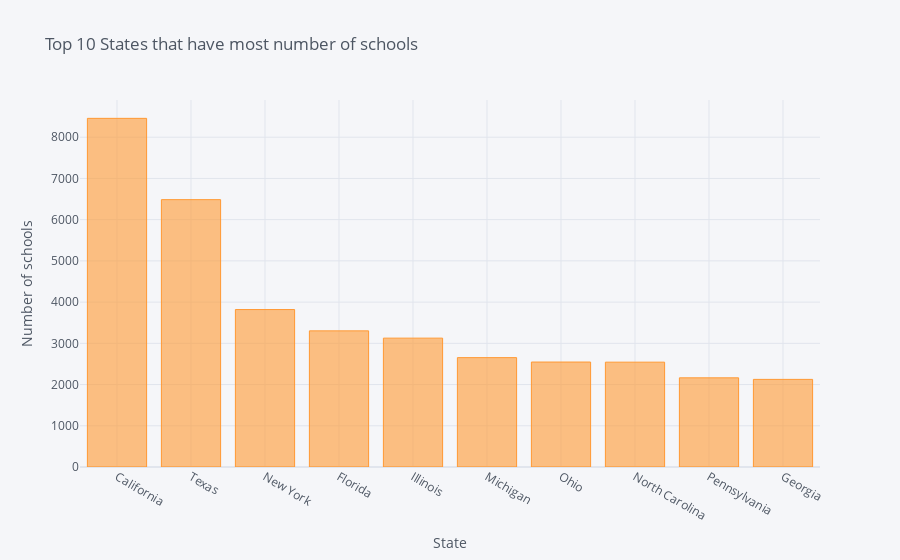

Notebook code for this chart:
### Code cell
a.iplot(kind="bar",xTitle="State",yTitle="Number of schools",title="Top 10 States that have most number of schools ")

### Figure 1 — Plotly figure (JSON) as saved in the notebook; plotly's stock layout.template omitted (floating-point values rounded to 4 significant figures)
{"data": [{"marker": {"color": "rgba(255, 153, 51, 0.6)", "line": {"color": "rgba(255, 153, 51, 1.0)", "width": 1}}, "name": "School State", "orientation": "v", "text": "", "type": "bar", "x": ["California", "Texas", "New York", "Florida", "Illinois", "Michigan", "Ohio", "North Carolina", "Pennsylvania", "Georgia"], "y": [8457, 6485, 3819, 3302, 3126, 2653, 2546, 2543, 2163, 2125]}], "layout": {"legend": {"bgcolor": "#F5F6F9", "font": {"color": "#4D5663"}}, "paper_bgcolor": "#F5F6F9", "plot_bgcolor": "#F5F6F9", "title": {"font": {"color": "#4D5663"}, "text": "Top 10 States that have most number of schools "}, "xaxis": {"gridcolor": "#E1E5ED", "showgrid": true, "tickfont": {"color": "#4D5663"}, "title": {"font": {"color": "#4D5663"}, "text": "State"}, "zerolinecolor": "#E1E5ED"}, "yaxis": {"gridcolor": "#E1E5ED", "showgrid": true, "tickfont": {"color": "#4D5663"}, "title": {"font": {"color": "#4D5663"}, "text": "Number of schools"}, "zerolinecolor": "#E1E5ED"}}}
